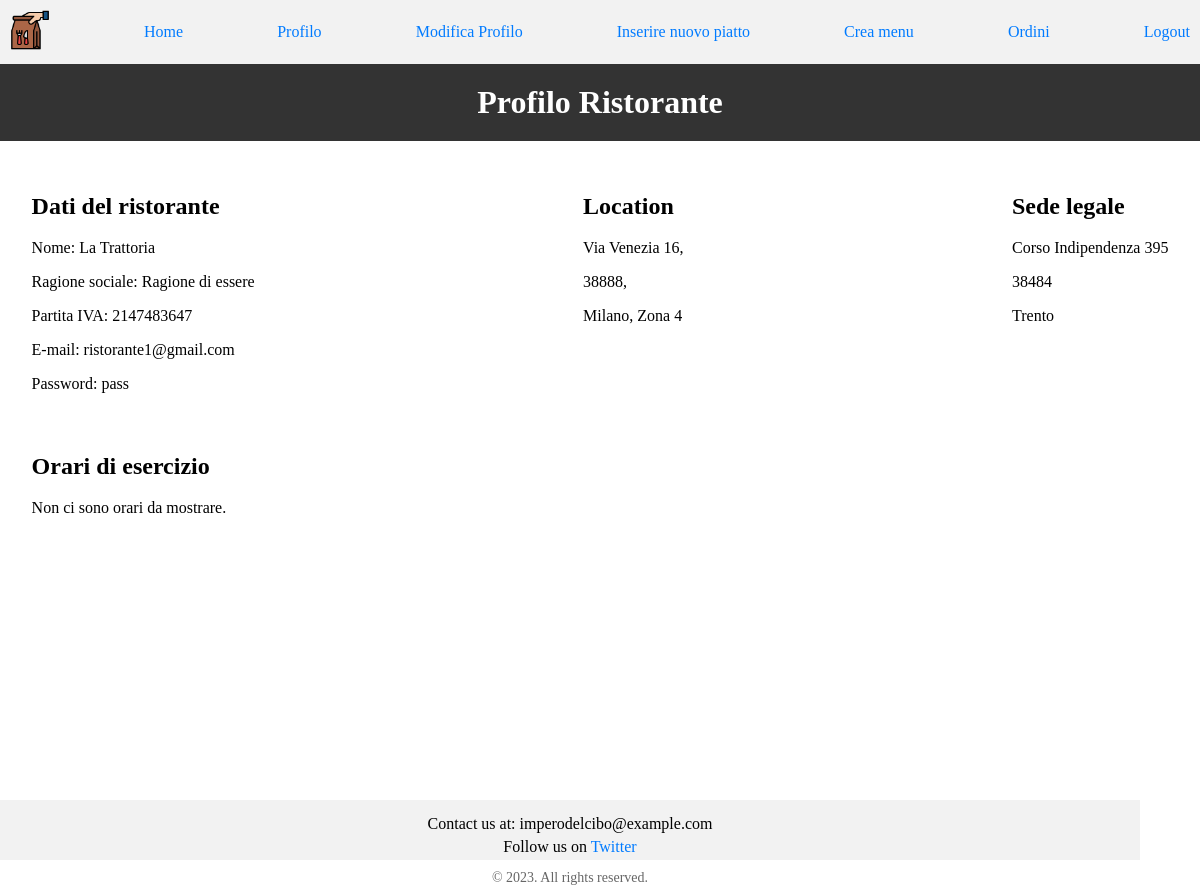
/applicativo/frontend/profilo_ristorante.php (signed in), run on an earlier commit of the app's database.
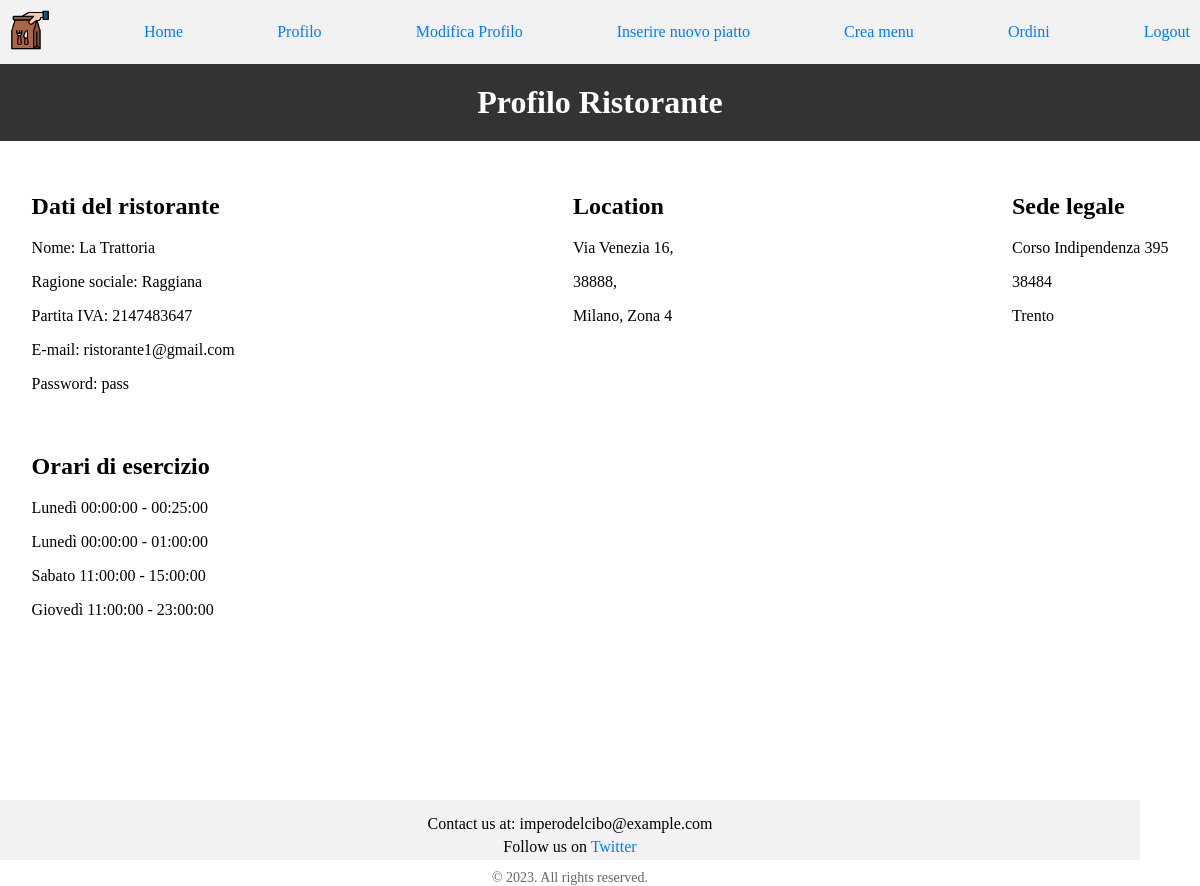
And on a later commit of the database.
### tables this page shows
CREATE TABLE `ristorante` (
  `mail` varchar(40) NOT NULL,
  `password` varchar(30) NOT NULL,
  `partitaiva` varchar(11) NOT NULL,
  `nome` varchar(30) NOT NULL,
  `ragsoc` char(20) NOT NULL,
  `location` int(11) NOT NULL,
  `sedelegale` int(11) NOT NULL
);

CREATE TABLE `indirizzo` (
  `id` int(11) NOT NULL,
  `via` char(25) NOT NULL,
  `numero` varchar(3) NOT NULL,
  `cap` varchar(5) NOT NULL,
  `citta` enum('Milano','Roma','Palermo','Torino','Cagliari','Trento') NOT NULL
);

CREATE TABLE `operainrist` (
  `mailrist` varchar(40) NOT NULL,
  `zona` enum('1','2','3','4','5') NOT NULL
);

CREATE TABLE `turno` (
  `id` int(11) NOT NULL,
  `giorno` enum('Lunedì','Martedì','Mercoledì','Giovedì','Venerdì','Sabato','Domenica') NOT NULL,
  `orainizio` time NOT NULL,
  `orafine` time NOT NULL
);

### applicativo/backend/display_risto_info.php (called while the page is built, shortened)
<?php
include("../common/connessione.php");
if (!isset($_SESSION["utente"])) {
    header("Location: ../index.html");
} else {
    $mail = $_SESSION["utente"];
    $sql = "SELECT ristorante.*, indirizzo.*, sedelegale.via AS viasl, sedelegale.numero AS numerosl, sedelegale.cap AS capsl, sedelegale.citta AS cittasl, operainrist.zona
            FROM ristorante INNER JOIN indirizzo ON ristorante.location = indirizzo.id
            LEFT JOIN indirizzo AS sedelegale ON ristorante.sedelegale = sedelegale.id
            LEFT JOIN operainrist ON ristorante.mail = operainrist.mailrist
            WHERE ristorante.mail = '$mail';";
    $risultato = $conn->query($sql);
    if ($risultato->num_rows > 0) {
        $row = $risultato->fetch_assoc();
    } else {
        echo "Non è stato trovato alcun record associato alla email";
    }
}
?>

### applicativo/frontend/profilo_ristorante.php (the view, shortened to what this page needs)
<!DOCTYPE html>
<html>
    <head>
        <link rel="stylesheet" type="text/css" href="../css/stile.css">
    </head>
    <body>
        <?php
        include("../common/navbar_ristorante.php");
        include("../backend/display_risto_info.php");
        ?>
        <h1>Profilo Ristorante</h1>
        <section class="page-content">
            <div class=wrapperInfoRist>
                <div class="infoRist">
                    <h2>Dati del ristorante</h2>
                    <p>Nome: <?php echo $row['nome'];?></p>
                    <p>Ragione sociale: <?php echo $row['ragsoc'];?></p>
                    <p>Partita IVA: <?php echo $row['partitaiva'];?></p>
                    <p>E-mail: <?php echo $row['mail'];?></p>
                    <p>Password: <?php echo $row['password'];?></p>
                </div>
                <div class="infoRist">
                    <h2>Location</h2>
                    <p><?php echo $row['via'] . " " . $row['numero'] . ",";?></p>
                    <p><?php echo $row['cap'] . ",";?>
                    <p><?php echo $row['citta'] . ", Zona " . $row['zona'];?></p>
                </div>
                <div class="infoRist">
                    <h2>Sede legale</h2>
                    <p><?php echo $row['viasl'] . " " . $row['numerosl'];?></p>
                    <p><?php echo $row['capsl'];?>
                    <p><?php echo $row['cittasl'];?></p>
                </div>
            </div>
            <div class="wrapperOrariRisto">
                <div class="orariRisto">
                    <h2>Orari di esercizio</h2>
                    <?php include("../backend/visualizza_orari_ristorante.php");?>
                </div>
            </div>
        </section>
    </body>
</html>

### applicativo/backend/visualizza_orari_ristorante.php
<?php
$sql = "SELECT giorno, orainizio, orafine
        FROM  turno
        WHERE turno.id IN (
            SELECT turno
            FROM rlavorasu
            WHERE mail = '$mail');";
$risultato = $conn->query($sql);
if ($risultato->num_rows > 0) {
    while($row = $risultato->fetch_assoc()) {
        echo "<p>" . $row['giorno'] . "   " . $row['orainizio'] . " - " . $row['orafine'] . "</p>";
    }
} else {
    echo "<p>Non ci sono orari da mostrare.</p>";
}
?>

What changed in the data, as far as the page shows it:
changed ristorante "La Trattoria": ragsoc "Ragione di essere" → "Raggiana"
now on this page (row unchanged): turno: giorno "Lunedì", orainizio "00:00:00", orafine "00:25:00"
now on this page (row unchanged): turno: giorno "Lunedì", orainizio "00:00:00", orafine "01:00:00"
added turno: giorno "Sabato", orainizio "11:00:00", orafine "15:00:00"
added turno: giorno "Giovedì", orainizio "11:00:00", orafine "23:00:00"
Also different on the page:
text no longer shown: "Non ci sono orari da mostrare."
